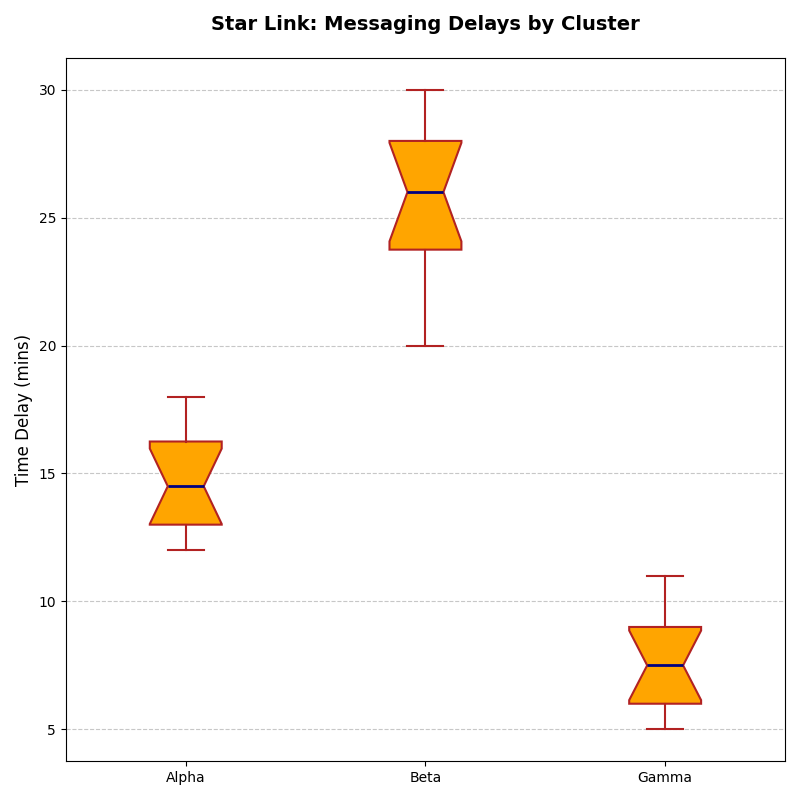

Recreate this plot in Python.
import matplotlib.pyplot as plt

# Data representing communication latency times (in minutes) for different groups
group_1 = [12, 14, 15, 13, 18, 16, 17, 14, 12, 15, 13, 17]
group_2 = [25, 28, 30, 27, 22, 20, 24, 29, 26, 23, 28, 26]
group_3 = [5, 6, 7, 8, 7, 6, 5, 9, 10, 8, 9, 11]

# Plotting a vertical box plot with shuffled colors
plt.figure(figsize=(8, 8))
plt.boxplot([group_1, group_2, group_3], vert=True, patch_artist=True,
            boxprops=dict(facecolor='orange', color='firebrick', linewidth=1.5),
            whiskerprops=dict(color='firebrick', linewidth=1.5),
            capprops=dict(color='firebrick', linewidth=1.5),
            medianprops=dict(color='navy', linewidth=2),
            flierprops=dict(marker='o', color='skyblue', markersize=6),
            notch=True)

plt.title('Star Link: Messaging Delays by Cluster', fontsize=14, fontweight='bold', pad=20)
plt.ylabel('Time Delay (mins)', fontsize=12)
plt.xticks(ticks=[1, 2, 3], labels=['Alpha', 'Beta', 'Gamma'], fontsize=10)
plt.yticks(fontsize=10)
plt.grid(axis='y', linestyle='--', alpha=0.7)

plt.tight_layout()
plt.show()
